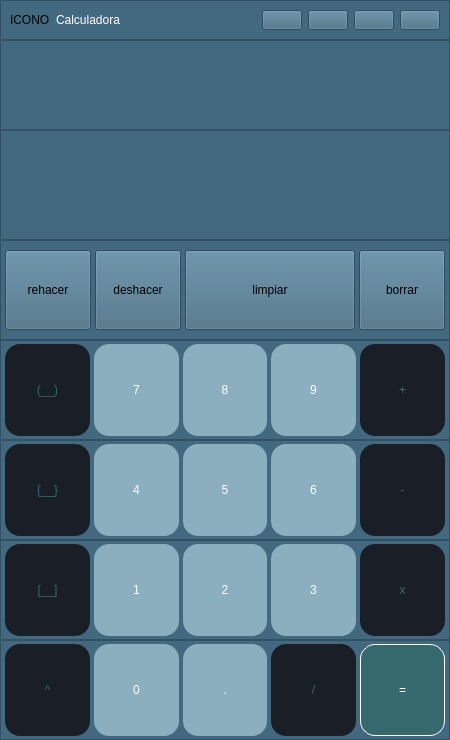
<?xml version="1.0" encoding="UTF-8"?>
<ui version="4.0">
 <class>MainWindow</class>
 <widget class="QMainWindow" name="MainWindow">
  <property name="geometry">
   <rect>
    <x>0</x>
    <y>0</y>
    <width>450</width>
    <height>740</height>
   </rect>
  </property>
  <property name="minimumSize">
   <size>
    <width>450</width>
    <height>740</height>
   </size>
  </property>
  <property name="windowTitle">
   <string>MainWindow</string>
  </property>
  <widget class="QWidget" name="centralwidget">
   <property name="styleSheet">
    <string notr="true">background-color: rgb(67, 105, 128);</string>
   </property>
   <layout class="QVBoxLayout" name="verticalLayout">
    <property name="spacing">
     <number>0</number>
    </property>
    <property name="leftMargin">
     <number>0</number>
    </property>
    <property name="topMargin">
     <number>0</number>
    </property>
    <property name="rightMargin">
     <number>0</number>
    </property>
    <property name="bottomMargin">
     <number>0</number>
    </property>
    <item>
     <widget class="QFrame" name="fr_cerrar">
      <property name="minimumSize">
       <size>
        <width>450</width>
        <height>40</height>
       </size>
      </property>
      <property name="maximumSize">
       <size>
        <width>16777215</width>
        <height>40</height>
       </size>
      </property>
      <property name="frameShape">
       <enum>QFrame::StyledPanel</enum>
      </property>
      <property name="frameShadow">
       <enum>QFrame::Raised</enum>
      </property>
      <layout class="QHBoxLayout" name="horizontalLayout">
       <item>
        <widget class="QLabel" name="icono">
         <property name="text">
          <string>ICONO</string>
         </property>
        </widget>
       </item>
       <item>
        <widget class="QLabel" name="titulo">
         <property name="styleSheet">
          <string notr="true">color: rgb(255, 255, 255);</string>
         </property>
         <property name="text">
          <string>Calculadora</string>
         </property>
        </widget>
       </item>
       <item>
        <spacer name="espaciador_cerrar">
         <property name="orientation">
          <enum>Qt::Horizontal</enum>
         </property>
         <property name="sizeHint" stdset="0">
          <size>
           <width>295</width>
           <height>17</height>
          </size>
         </property>
        </spacer>
       </item>
       <item>
        <widget class="QPushButton" name="bt_minimizar">
         <property name="text">
          <string/>
         </property>
        </widget>
       </item>
       <item>
        <widget class="QPushButton" name="bt_reducir">
         <property name="text">
          <string/>
         </property>
        </widget>
       </item>
       <item>
        <widget class="QPushButton" name="bt_expandir">
         <property name="text">
          <string/>
         </property>
        </widget>
       </item>
       <item>
        <widget class="QPushButton" name="bt_cerrar">
         <property name="text">
          <string/>
         </property>
        </widget>
       </item>
      </layout>
     </widget>
    </item>
    <item>
     <widget class="QFrame" name="fr_input">
      <property name="minimumSize">
       <size>
        <width>450</width>
        <height>90</height>
       </size>
      </property>
      <property name="maximumSize">
       <size>
        <width>16777215</width>
        <height>90</height>
       </size>
      </property>
      <property name="frameShape">
       <enum>QFrame::StyledPanel</enum>
      </property>
      <property name="frameShadow">
       <enum>QFrame::Raised</enum>
      </property>
     </widget>
    </item>
    <item>
     <widget class="QFrame" name="fr_output">
      <property name="minimumSize">
       <size>
        <width>450</width>
        <height>110</height>
       </size>
      </property>
      <property name="frameShape">
       <enum>QFrame::StyledPanel</enum>
      </property>
      <property name="frameShadow">
       <enum>QFrame::Raised</enum>
      </property>
     </widget>
    </item>
    <item>
     <widget class="QFrame" name="fr_clear">
      <property name="minimumSize">
       <size>
        <width>450</width>
        <height>100</height>
       </size>
      </property>
      <property name="frameShape">
       <enum>QFrame::StyledPanel</enum>
      </property>
      <property name="frameShadow">
       <enum>QFrame::Raised</enum>
      </property>
      <layout class="QHBoxLayout" name="horizontalLayout_6">
       <property name="spacing">
        <number>4</number>
       </property>
       <property name="leftMargin">
        <number>4</number>
       </property>
       <property name="topMargin">
        <number>0</number>
       </property>
       <property name="rightMargin">
        <number>4</number>
       </property>
       <property name="bottomMargin">
        <number>0</number>
       </property>
       <item>
        <widget class="QPushButton" name="bt_rehacer">
         <property name="minimumSize">
          <size>
           <width>0</width>
           <height>80</height>
          </size>
         </property>
         <property name="text">
          <string>rehacer</string>
         </property>
        </widget>
       </item>
       <item>
        <widget class="QPushButton" name="bt_deshacer">
         <property name="minimumSize">
          <size>
           <width>0</width>
           <height>80</height>
          </size>
         </property>
         <property name="text">
          <string>deshacer</string>
         </property>
        </widget>
       </item>
       <item>
        <widget class="QPushButton" name="bt_limpiar">
         <property name="minimumSize">
          <size>
           <width>170</width>
           <height>80</height>
          </size>
         </property>
         <property name="text">
          <string>limpiar</string>
         </property>
        </widget>
       </item>
       <item>
        <widget class="QPushButton" name="bt_borrar">
         <property name="minimumSize">
          <size>
           <width>0</width>
           <height>80</height>
          </size>
         </property>
         <property name="text">
          <string>borrar</string>
         </property>
        </widget>
       </item>
      </layout>
     </widget>
    </item>
    <item>
     <widget class="QFrame" name="fr_789">
      <property name="minimumSize">
       <size>
        <width>450</width>
        <height>100</height>
       </size>
      </property>
      <property name="frameShape">
       <enum>QFrame::StyledPanel</enum>
      </property>
      <property name="frameShadow">
       <enum>QFrame::Raised</enum>
      </property>
      <layout class="QHBoxLayout" name="horizontalLayout_5">
       <property name="spacing">
        <number>4</number>
       </property>
       <property name="leftMargin">
        <number>4</number>
       </property>
       <property name="topMargin">
        <number>0</number>
       </property>
       <property name="rightMargin">
        <number>4</number>
       </property>
       <property name="bottomMargin">
        <number>0</number>
       </property>
       <item>
        <widget class="QPushButton" name="bt_parentesis">
         <property name="minimumSize">
          <size>
           <width>78</width>
           <height>92</height>
          </size>
         </property>
         <property name="styleSheet">
          <string notr="true">QPushButton {
    background-color: rgb(26, 30, 39);
    border-radius: 15px;
    color: rgb(54, 105, 110);
}

QPushButton:hover {
	background-color: rgb(139, 175, 191);
}</string>
         </property>
         <property name="text">
          <string>(__)</string>
         </property>
        </widget>
       </item>
       <item>
        <widget class="QPushButton" name="bt_7">
         <property name="minimumSize">
          <size>
           <width>78</width>
           <height>92</height>
          </size>
         </property>
         <property name="styleSheet">
          <string notr="true">QPushButton {
	background-color: rgb(139, 175, 191);
    border-radius: 15px;
    color: rgb(255, 255, 255);
}

QPushButton:hover {
	background-color: rgb(26, 30, 39);
}</string>
         </property>
         <property name="text">
          <string>7</string>
         </property>
        </widget>
       </item>
       <item>
        <widget class="QPushButton" name="bt_8">
         <property name="minimumSize">
          <size>
           <width>78</width>
           <height>92</height>
          </size>
         </property>
         <property name="styleSheet">
          <string notr="true">QPushButton {
	background-color: rgb(139, 175, 191);
    border-radius: 15px;
    color: rgb(255, 255, 255);
}

QPushButton:hover {
	background-color: rgb(26, 30, 39);
}</string>
         </property>
         <property name="text">
          <string>8</string>
         </property>
        </widget>
       </item>
       <item>
        <widget class="QPushButton" name="bt_9">
         <property name="minimumSize">
          <size>
           <width>78</width>
           <height>92</height>
          </size>
         </property>
         <property name="styleSheet">
          <string notr="true">QPushButton {
	background-color: rgb(139, 175, 191);
    border-radius: 15px;
    color: rgb(255, 255, 255);
}

QPushButton:hover {
	background-color: rgb(26, 30, 39);
}</string>
         </property>
         <property name="text">
          <string>9</string>
         </property>
        </widget>
       </item>
       <item>
        <widget class="QPushButton" name="bt_sum">
         <property name="minimumSize">
          <size>
           <width>78</width>
           <height>92</height>
          </size>
         </property>
         <property name="styleSheet">
          <string notr="true">QPushButton {
    background-color: rgb(26, 30, 39);
    border-radius: 15px;
    color: rgb(54, 105, 110);
}

QPushButton:hover {
	background-color: rgb(139, 175, 191);
}</string>
         </property>
         <property name="text">
          <string>+</string>
         </property>
        </widget>
       </item>
      </layout>
     </widget>
    </item>
    <item>
     <widget class="QFrame" name="fr_456">
      <property name="minimumSize">
       <size>
        <width>450</width>
        <height>100</height>
       </size>
      </property>
      <property name="frameShape">
       <enum>QFrame::StyledPanel</enum>
      </property>
      <property name="frameShadow">
       <enum>QFrame::Raised</enum>
      </property>
      <layout class="QHBoxLayout" name="horizontalLayout_4">
       <property name="spacing">
        <number>4</number>
       </property>
       <property name="leftMargin">
        <number>4</number>
       </property>
       <property name="topMargin">
        <number>0</number>
       </property>
       <property name="rightMargin">
        <number>4</number>
       </property>
       <property name="bottomMargin">
        <number>0</number>
       </property>
       <item>
        <widget class="QPushButton" name="bt_llaves">
         <property name="minimumSize">
          <size>
           <width>78</width>
           <height>92</height>
          </size>
         </property>
         <property name="styleSheet">
          <string notr="true">QPushButton {
    background-color: rgb(26, 30, 39);
    border-radius: 15px;
    color: rgb(54, 105, 110);
}

QPushButton:hover {
	background-color: rgb(139, 175, 191);
}</string>
         </property>
         <property name="text">
          <string>{__}</string>
         </property>
        </widget>
       </item>
       <item>
        <widget class="QPushButton" name="bt_4">
         <property name="minimumSize">
          <size>
           <width>78</width>
           <height>92</height>
          </size>
         </property>
         <property name="styleSheet">
          <string notr="true">QPushButton {
	background-color: rgb(139, 175, 191);
    border-radius: 15px;
    color: rgb(255, 255, 255);
}

QPushButton:hover {
	background-color: rgb(26, 30, 39);
}</string>
         </property>
         <property name="text">
          <string>4</string>
         </property>
        </widget>
       </item>
       <item>
        <widget class="QPushButton" name="bt_5">
         <property name="minimumSize">
          <size>
           <width>78</width>
           <height>92</height>
          </size>
         </property>
         <property name="styleSheet">
          <string notr="true">QPushButton {
	background-color: rgb(139, 175, 191);
    border-radius: 15px;
    color: rgb(255, 255, 255);
}

QPushButton:hover {
	background-color: rgb(26, 30, 39);
}</string>
         </property>
         <property name="text">
          <string>5</string>
         </property>
        </widget>
       </item>
       <item>
        <widget class="QPushButton" name="bt_6">
         <property name="minimumSize">
          <size>
           <width>78</width>
           <height>92</height>
          </size>
         </property>
         <property name="styleSheet">
          <string notr="true">QPushButton {
	background-color: rgb(139, 175, 191);
    border-radius: 15px;
    color: rgb(255, 255, 255);
}

QPushButton:hover {
	background-color: rgb(26, 30, 39);
}</string>
         </property>
         <property name="text">
          <string>6</string>
         </property>
        </widget>
       </item>
       <item>
        <widget class="QPushButton" name="bt_dif">
         <property name="minimumSize">
          <size>
           <width>78</width>
           <height>92</height>
          </size>
         </property>
         <property name="styleSheet">
          <string notr="true">QPushButton {
    background-color: rgb(26, 30, 39);
    border-radius: 15px;
    color: rgb(54, 105, 110);
}

QPushButton:hover {
	background-color: rgb(139, 175, 191);
}</string>
         </property>
         <property name="text">
          <string>-</string>
         </property>
        </widget>
       </item>
      </layout>
     </widget>
    </item>
    <item>
     <widget class="QFrame" name="fr_123">
      <property name="minimumSize">
       <size>
        <width>450</width>
        <height>100</height>
       </size>
      </property>
      <property name="frameShape">
       <enum>QFrame::StyledPanel</enum>
      </property>
      <property name="frameShadow">
       <enum>QFrame::Raised</enum>
      </property>
      <layout class="QHBoxLayout" name="horizontalLayout_3">
       <property name="spacing">
        <number>4</number>
       </property>
       <property name="leftMargin">
        <number>4</number>
       </property>
       <property name="topMargin">
        <number>0</number>
       </property>
       <property name="rightMargin">
        <number>4</number>
       </property>
       <property name="bottomMargin">
        <number>0</number>
       </property>
       <item>
        <widget class="QPushButton" name="bt_corchetes">
         <property name="minimumSize">
          <size>
           <width>78</width>
           <height>92</height>
          </size>
         </property>
         <property name="styleSheet">
          <string notr="true">QPushButton {
    background-color: rgb(26, 30, 39);
    border-radius: 15px;
    color: rgb(54, 105, 110);
}

QPushButton:hover {
	background-color: rgb(139, 175, 191);
}</string>
         </property>
         <property name="text">
          <string>[__]</string>
         </property>
        </widget>
       </item>
       <item>
        <widget class="QPushButton" name="bt_1">
         <property name="minimumSize">
          <size>
           <width>78</width>
           <height>92</height>
          </size>
         </property>
         <property name="styleSheet">
          <string notr="true">QPushButton {
	background-color: rgb(139, 175, 191);
    border-radius: 15px;
    color: rgb(255, 255, 255);
}

QPushButton:hover {
	background-color: rgb(26, 30, 39);
}</string>
         </property>
         <property name="text">
          <string>1</string>
         </property>
        </widget>
       </item>
       <item>
        <widget class="QPushButton" name="bt_2">
         <property name="minimumSize">
          <size>
           <width>78</width>
           <height>92</height>
          </size>
         </property>
         <property name="styleSheet">
          <string notr="true">QPushButton {
	background-color: rgb(139, 175, 191);
    border-radius: 15px;
    color: rgb(255, 255, 255);
}

QPushButton:hover {
	background-color: rgb(26, 30, 39);
}</string>
         </property>
         <property name="text">
          <string>2</string>
         </property>
        </widget>
       </item>
       <item>
        <widget class="QPushButton" name="bt_3">
         <property name="minimumSize">
          <size>
           <width>78</width>
           <height>92</height>
          </size>
         </property>
         <property name="styleSheet">
          <string notr="true">QPushButton {
	background-color: rgb(139, 175, 191);
    border-radius: 15px;
    color: rgb(255, 255, 255);
}

QPushButton:hover {
	background-color: rgb(26, 30, 39);
}</string>
         </property>
         <property name="text">
          <string>3</string>
         </property>
        </widget>
       </item>
       <item>
        <widget class="QPushButton" name="bt_mul">
         <property name="minimumSize">
          <size>
           <width>78</width>
           <height>92</height>
          </size>
         </property>
         <property name="maximumSize">
          <size>
           <width>16777215</width>
           <height>16777215</height>
          </size>
         </property>
         <property name="styleSheet">
          <string notr="true">QPushButton {
    background-color: rgb(26, 30, 39);
    border-radius: 15px;
    color: rgb(54, 105, 110);
}

QPushButton:hover {
	background-color: rgb(139, 175, 191);
}</string>
         </property>
         <property name="text">
          <string>x</string>
         </property>
        </widget>
       </item>
      </layout>
     </widget>
    </item>
    <item>
     <widget class="QFrame" name="fr_0">
      <property name="minimumSize">
       <size>
        <width>450</width>
        <height>100</height>
       </size>
      </property>
      <property name="frameShape">
       <enum>QFrame::StyledPanel</enum>
      </property>
      <property name="frameShadow">
       <enum>QFrame::Raised</enum>
      </property>
      <layout class="QHBoxLayout" name="horizontalLayout_2">
       <property name="spacing">
        <number>4</number>
       </property>
       <property name="leftMargin">
        <number>4</number>
       </property>
       <property name="topMargin">
        <number>0</number>
       </property>
       <property name="rightMargin">
        <number>4</number>
       </property>
       <property name="bottomMargin">
        <number>0</number>
       </property>
       <item>
        <widget class="QPushButton" name="bt_pow">
         <property name="minimumSize">
          <size>
           <width>78</width>
           <height>92</height>
          </size>
         </property>
         <property name="styleSheet">
          <string notr="true">QPushButton {
    background-color: rgb(26, 30, 39);
    border-radius: 15px;
    color: rgb(54, 105, 110);
}

QPushButton:hover {
	background-color: rgb(139, 175, 191);
}</string>
         </property>
         <property name="text">
          <string>^</string>
         </property>
        </widget>
       </item>
       <item>
        <widget class="QPushButton" name="bt_0">
         <property name="minimumSize">
          <size>
           <width>78</width>
           <height>92</height>
          </size>
         </property>
         <property name="styleSheet">
          <string notr="true">QPushButton {
	background-color: rgb(139, 175, 191);
    border-radius: 15px;
    color: rgb(255, 255, 255);
}

QPushButton:hover {
	background-color: rgb(26, 30, 39);
}</string>
         </property>
         <property name="text">
          <string>0</string>
         </property>
        </widget>
       </item>
       <item>
        <widget class="QPushButton" name="bt_punto">
         <property name="minimumSize">
          <size>
           <width>78</width>
           <height>92</height>
          </size>
         </property>
         <property name="styleSheet">
          <string notr="true">QPushButton {
	background-color: rgb(139, 175, 191);
    border-radius: 15px;
    color: rgb(255, 255, 255);
}

QPushButton:hover {
	background-color: rgb(26, 30, 39);
}</string>
         </property>
         <property name="text">
          <string>.</string>
         </property>
        </widget>
       </item>
       <item>
        <widget class="QPushButton" name="bt_div">
         <property name="minimumSize">
          <size>
           <width>78</width>
           <height>92</height>
          </size>
         </property>
         <property name="styleSheet">
          <string notr="true">QPushButton {
    background-color: rgb(26, 30, 39);
    border-radius: 15px;
    color: rgb(54, 105, 110);
}

QPushButton:hover {
	background-color: rgb(139, 175, 191);
}</string>
         </property>
         <property name="text">
          <string>/</string>
         </property>
        </widget>
       </item>
       <item>
        <widget class="QPushButton" name="bt_resul">
         <property name="minimumSize">
          <size>
           <width>78</width>
           <height>92</height>
          </size>
         </property>
         <property name="maximumSize">
          <size>
           <width>16777215</width>
           <height>16777215</height>
          </size>
         </property>
         <property name="styleSheet">
          <string notr="true">QPushButton {
    background-color: rgb(54, 105, 110);
    border-radius: 15px;
    color: rgb(255, 255, 255);
    border: 1px solid rgb(255, 255, 255);
}

QPushButton:hover {
	background-color: rgb(255, 255, 255);
    color: rgb(139, 175, 191);
}</string>
         </property>
         <property name="text">
          <string>=</string>
         </property>
        </widget>
       </item>
      </layout>
     </widget>
    </item>
   </layout>
  </widget>
 </widget>
 <resources/>
 <connections/>
</ui>
